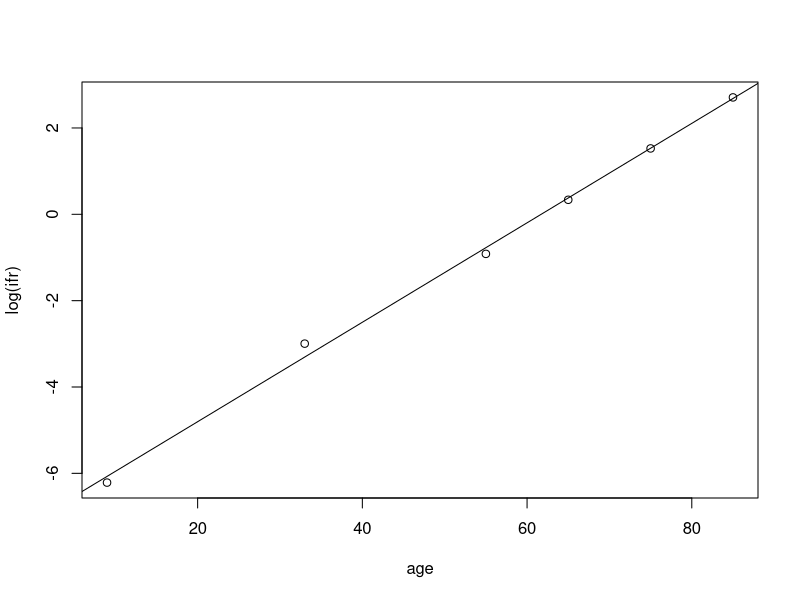

Recreate this plot in R.
## Age vs IFR
## Using this to construct IFR per age block

age = c(9, 33, 55,65,75,85)
ifr = c(0.002, 0.05, 0.4,1.4,4.6,15)
plot(age,log(ifr))
abline(lm(log(ifr) ~ age))

## Suggests a linear fit on log-scale 
fit <- lm(log(ifr) ~ age)


## Age Ranges
lower_age = c(0,20,30,40,50,60,70, 80)
upper_age = c(19,29,39,49,59,69,79,90)
mean_ifr = vector(length = length(lower_age))

for (i in 1:length(lower_age)) {
  log_ifr = predict(fit, newdata = data.frame(age = seq(lower_age[i], upper_age[i], length.out = 100)) )
  pred_ifr = exp(log_ifr)
  mean_ifr[i] = mean(pred_ifr)
}

print(mean_ifr)
